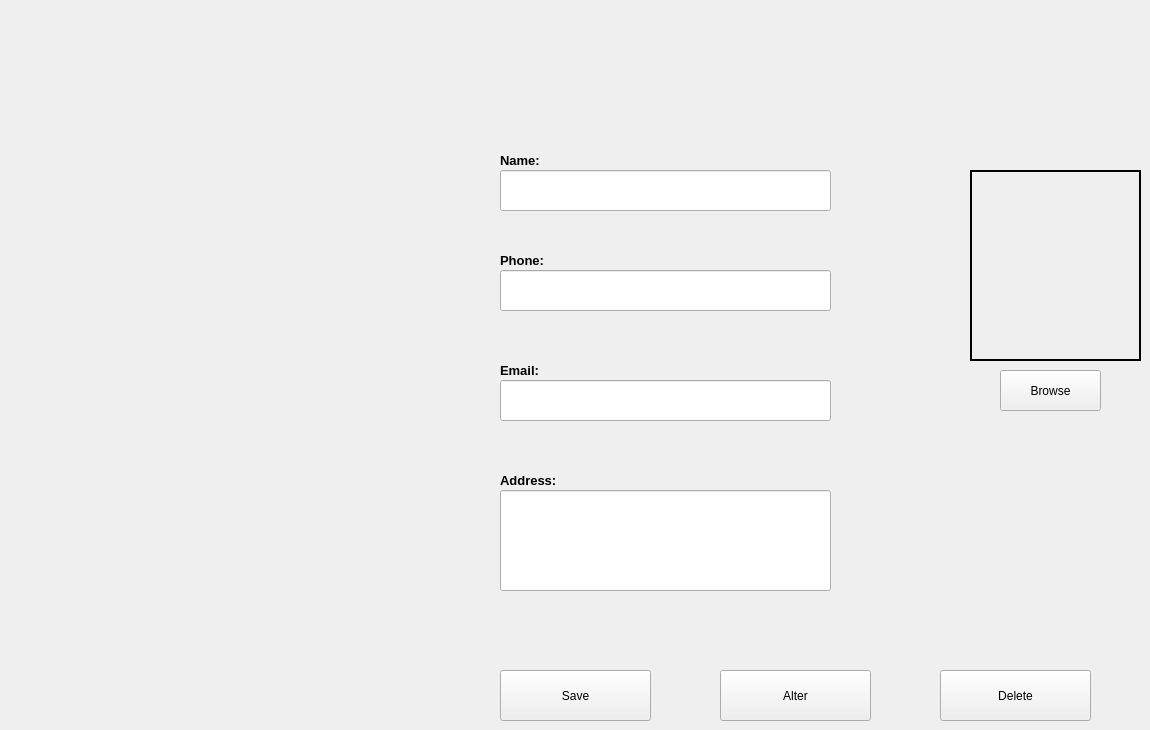
    <widget class="QWidget" name="Bususiness_info_tab">
     <attribute name="title">
      <string>Bususiness Info</string>
     </attribute>
     <widget class="QLineEdit" name="show_email_2">
      <property name="geometry">
       <rect>
        <x>500</x>
        <y>380</y>
        <width>331</width>
        <height>41</height>
       </rect>
      </property>
     </widget>
     <widget class="QLabel" name="label_39">
      <property name="geometry">
       <rect>
        <x>500</x>
        <y>360</y>
        <width>61</width>
        <height>21</height>
       </rect>
      </property>
      <property name="font">
       <font>
        <family>Segoe UI</family>
        <pointsize>10</pointsize>
        <weight>75</weight>
        <bold>true</bold>
       </font>
      </property>
      <property name="text">
       <string>Email:</string>
      </property>
     </widget>
     <widget class="QPushButton" name="btn_browse_logo">
      <property name="geometry">
       <rect>
        <x>1000</x>
        <y>370</y>
        <width>101</width>
        <height>41</height>
       </rect>
      </property>
      <property name="text">
       <string>Browse</string>
      </property>
     </widget>
     <widget class="QLineEdit" name="show_address_2">
      <property name="geometry">
       <rect>
        <x>500</x>
        <y>490</y>
        <width>331</width>
        <height>101</height>
       </rect>
      </property>
     </widget>
     <widget class="QLineEdit" name="show_phone_2">
      <property name="geometry">
       <rect>
        <x>500</x>
        <y>270</y>
        <width>331</width>
        <height>41</height>
       </rect>
      </property>
     </widget>
     <widget class="QPushButton" name="btn_add_business">
      <property name="geometry">
       <rect>
        <x>500</x>
        <y>670</y>
        <width>151</width>
        <height>51</height>
       </rect>
      </property>
      <property name="text">
       <string>Save</string>
      </property>
     </widget>
     <widget class="QLabel" name="business_logo">
      <property name="geometry">
       <rect>
        <x>970</x>
        <y>170</y>
        <width>171</width>
        <height>191</height>
       </rect>
      </property>
      <property name="frameShape">
       <enum>QFrame::WinPanel</enum>
      </property>
      <property name="frameShadow">
       <enum>QFrame::Plain</enum>
      </property>
      <property name="midLineWidth">
       <number>1</number>
      </property>
      <property name="text">
       <string/>
      </property>
      <property name="scaledContents">
       <bool>true</bool>
      </property>
     </widget>
     <widget class="QLabel" name="label_37">
      <property name="geometry">
       <rect>
        <x>500</x>
        <y>250</y>
        <width>71</width>
        <height>21</height>
       </rect>
      </property>
      <property name="font">
       <font>
        <family>Segoe UI</family>
        <pointsize>10</pointsize>
        <weight>75</weight>
        <bold>true</bold>
       </font>
      </property>
      <property name="text">
       <string>Phone:</string>
      </property>
     </widget>
     <widget class="QPushButton" name="btn_edit_business">
      <property name="geometry">
       <rect>
        <x>720</x>
        <y>670</y>
        <width>151</width>
        <height>51</height>
       </rect>
      </property>
      <property name="text">
       <string>Alter</string>
      </property>
     </widget>
     <widget class="QPushButton" name="btn_delete_business">
      <property name="geometry">
       <rect>
        <x>940</x>
        <y>670</y>
        <width>151</width>
        <height>51</height>
       </rect>
      </property>
      <property name="text">
       <string>Delete</string>
      </property>
     </widget>
     <widget class="QLineEdit" name="show_name_2">
      <property name="geometry">
       <rect>
        <x>500</x>
        <y>170</y>
        <width>331</width>
        <height>41</height>
       </rect>
      </property>
     </widget>
     <widget class="QLabel" name="label_38">
      <property name="geometry">
       <rect>
        <x>500</x>
        <y>150</y>
        <width>61</width>
        <height>21</height>
       </rect>
      </property>
      <property name="font">
       <font>
        <family>Segoe UI</family>
        <pointsize>10</pointsize>
        <weight>75</weight>
        <bold>true</bold>
       </font>
      </property>
      <property name="text">
       <string>Name:</string>
      </property>
     </widget>
     <widget class="QLabel" name="label_36">
      <property name="geometry">
       <rect>
        <x>500</x>
        <y>470</y>
        <width>101</width>
        <height>21</height>
       </rect>
      </property>
      <property name="font">
       <font>
        <family>Segoe UI</family>
        <pointsize>10</pointsize>
        <weight>75</weight>
        <bold>true</bold>
       </font>
      </property>
      <property name="text">
       <string>Address:</string>
      </property>
     </widget>
    </widget>
